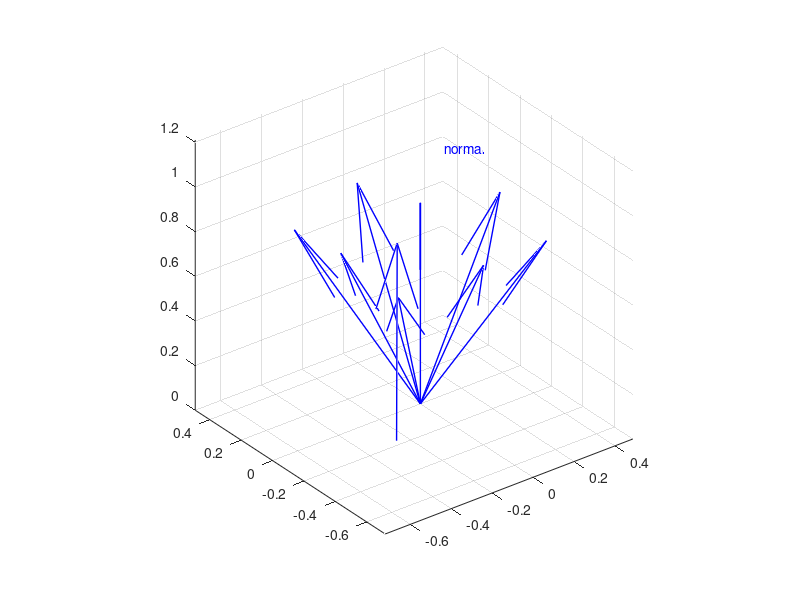

Write MATLAB code to recreate this figure.
data = [-0.5, -0.5, 0.239713, 0.401987, 0.367916, 0.838477, 
        -0.5, 0, -0, -0, 0.447214, 0.894427, 
        -0.5, 0.5, -0.239713, -0.401987, 0.367916, 0.838477, 
        0, -0.5, -0, 0.43231, -0, 0.901725, 
        0, 0, 0, -0, -0, 1, 
        0, 0.5, 0, -0.43231, -0, 0.901725, 
        0.5, -0.5, -0.239713, 0.401987, -0.367916, 0.838477, 
        0.5, 0, 0, -0, -0.447214, 0.894427, 
        0.5, 0.5, 0.239713, -0.401987, -0.367916, 0.838477]

n1 = [0.401987, 0.367916, 0.838477]
n2 = [0, 0.447214, 0.894427]
n3 = [-0.401987, 0.367916, 0.838477]
n4 = [0.43231, -0, 0.901725]
n5 = [0, 0, 1]
n6 = [-0.43231, -0, 0.901725]
n7 = [0.401987, -0.367916, 0.838477]
n8 = [-0, -0.447214, 0.894427]
n9 = [-0.401987, -0.367916, 0.838477]

nv1 = quiver3(-0.5, -0.5, 0.239713, 0.401987-0.5, 0.367916-0.5, 0.838477 + 0.239713)
hold on
nv2 = quiver3(0,0,0,0, 0.447214, 0.894427)
hold on
nv3 = quiver3(0,0,0,-0.401987, 0.367916, 0.838477)
hold on
nv4 = quiver3(0,0,0,0.43231, -0, 0.901725)
hold on
nv5 = quiver3(0,0,0,0, 0, 1)
hold on
nv6 = quiver3(0,0,0,-0.43231, -0, 0.901725)
hold on
nv7 = quiver3(0,0,0,0.401987, -0.367916, 0.838477)
hold on
nv8 = quiver3(0,0,0,-0, -0.447214, 0.894427)
hold on
nv9 = quiver3(0,0,0,-0.401987, -0.367916, 0.838477)
hold on

set(nv1, 'Color', 'blue');
set(nv2, 'Color', 'blue');
set(nv3, 'Color', 'blue');
set(nv4, 'Color', 'blue');
set(nv5, 'Color', 'blue');
set(nv6, 'Color', 'blue');
set(nv7, 'Color', 'blue');
set(nv8, 'Color', 'blue');
set(nv9, 'Color', 'blue');

set(nv1, 'LineWidth', 1);
set(nv2, 'LineWidth', 1);
set(nv3, 'LineWidth', 1);
set(nv4, 'LineWidth', 1);
set(nv5, 'LineWidth', 1);
set(nv6, 'LineWidth', 1);
set(nv7, 'LineWidth', 1);
set(nv8, 'LineWidth', 1);
set(nv9, 'LineWidth', 1);

axis equal

textx = text(0.401987, 0.367916, 0.838477, 'normal 1')
set(textx, 'Color', 'blue')